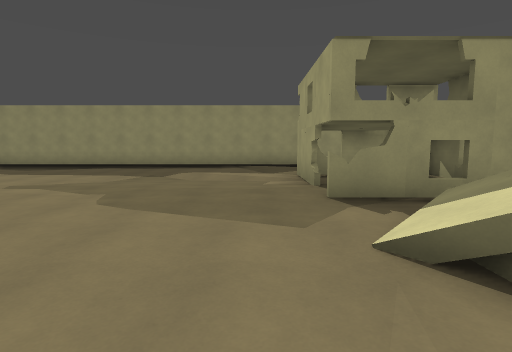
view 1 (above)

24 first-person views from a walk through a level from a Godot 3-D game. The camera is 1.5 m above the floor, tilts 6° down and sees 80° across. The floor is counted in squares, 2 m on a side. Each view is taken from the middle of a square. On the plan, view 1 faces up. The plan holds only what a view shows up to about 10 squares ahead; the rest is blank. The place goes on beyond the plan. Door leaves are left out where a doorway can be walked through.

view 2
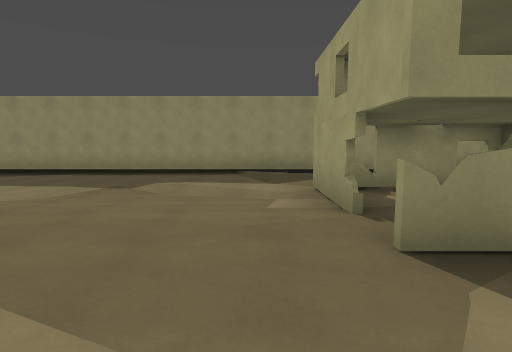

view 3
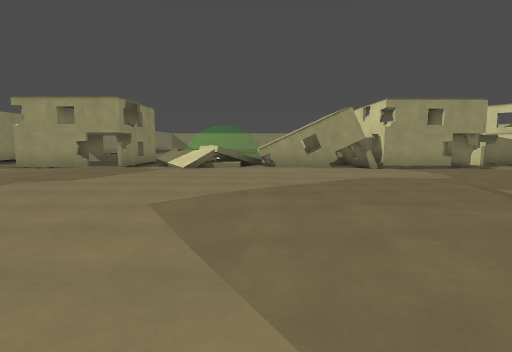

view 4
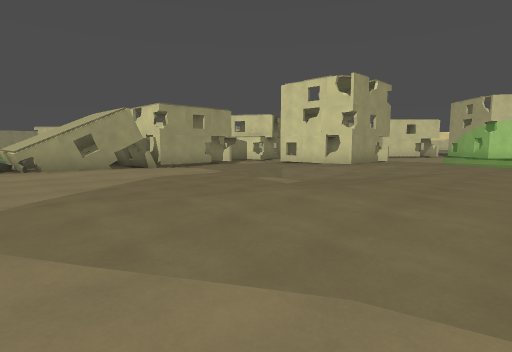

view 5
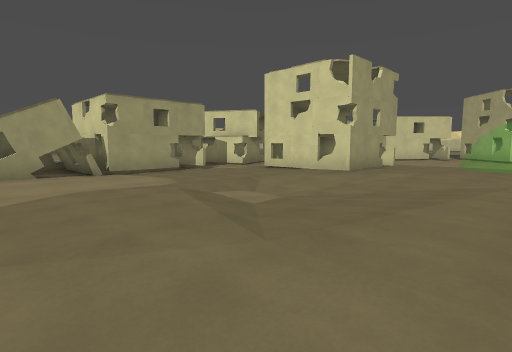

view 6
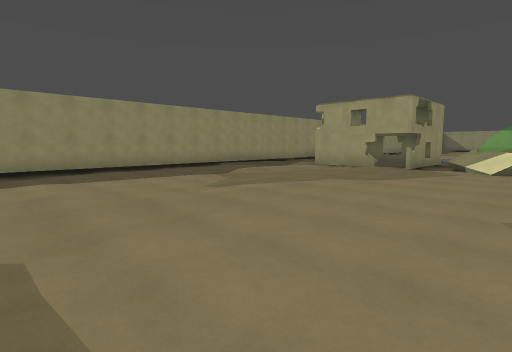

view 7
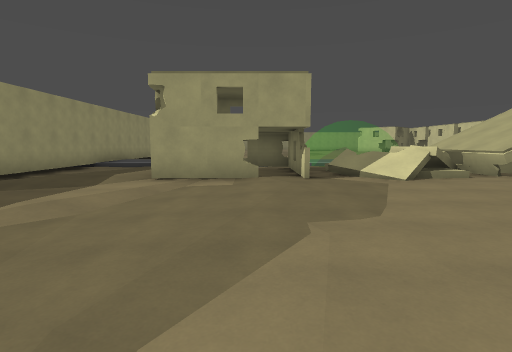

view 8
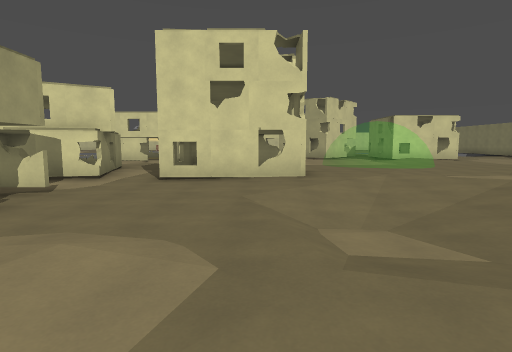

view 9
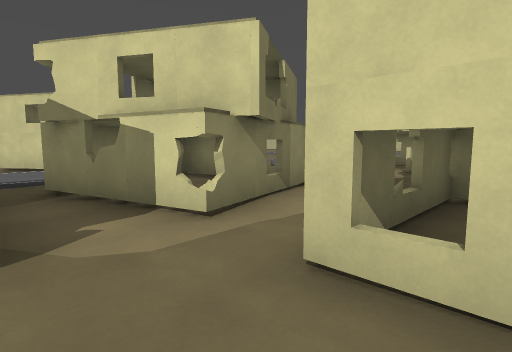

view 10
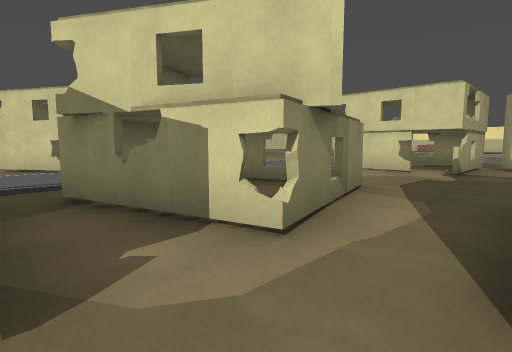

view 11
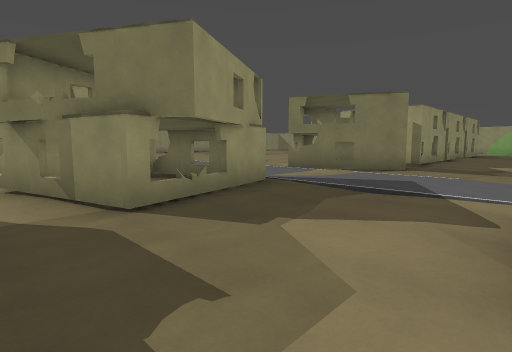

view 12
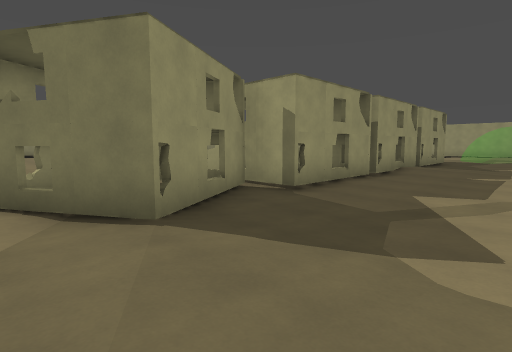

view 13
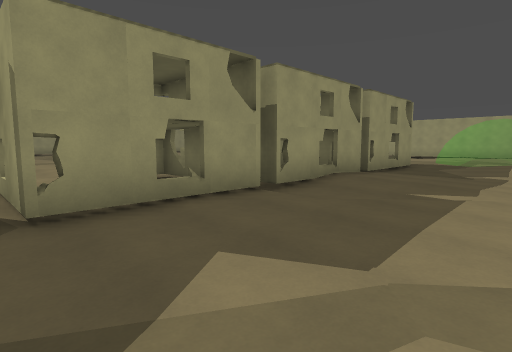

view 14
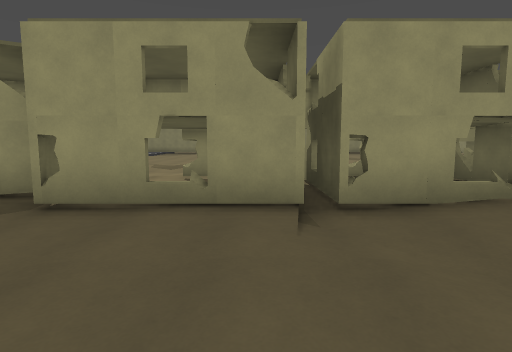

view 15
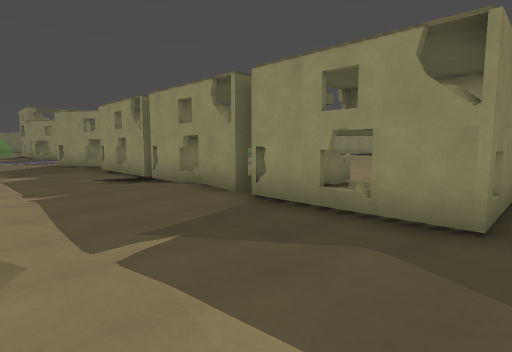

view 16
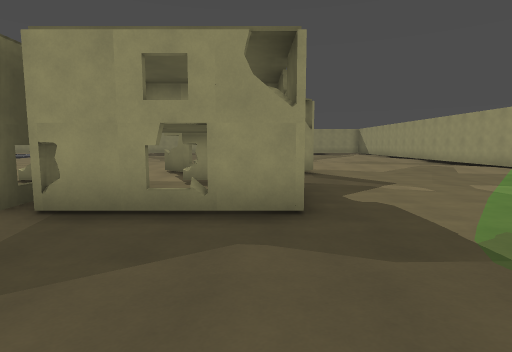

view 17
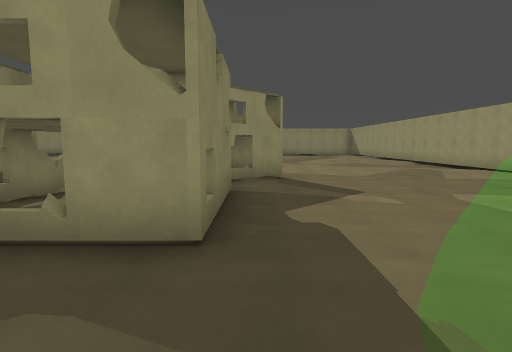

view 18
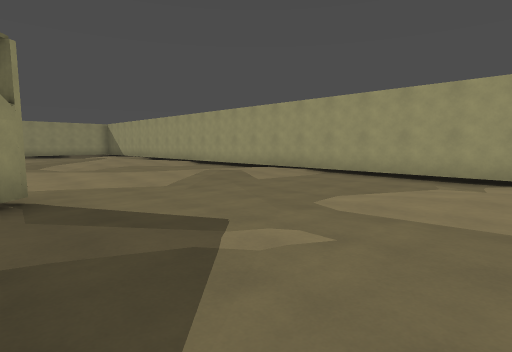

view 19
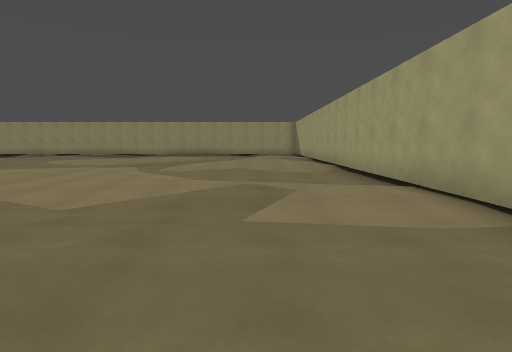

view 20
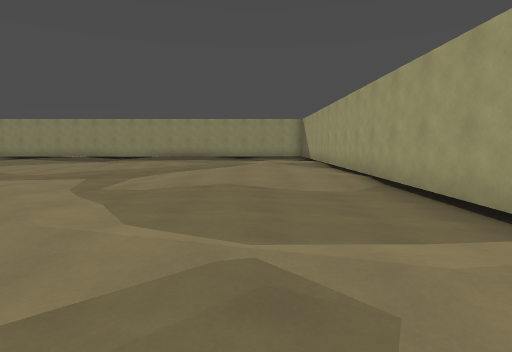

view 21
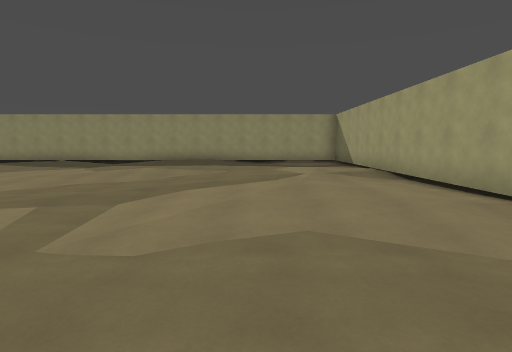

view 22
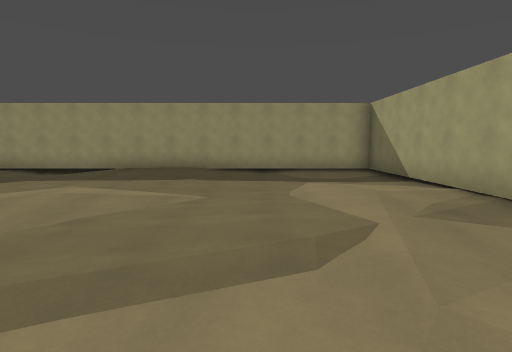

view 23
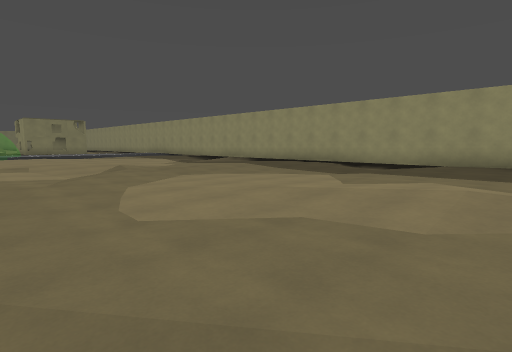

view 24
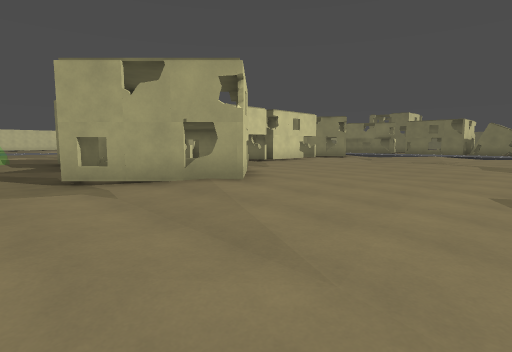

### Floor plan
Key: @ floor where view 1 was taken; # wall or solid block; x gap in a wall; . main floor; : floor 0.25 m higher than the main floor; - floor 0.25 m lower than the main floor; / step, stairs or slope; D open door; = window, fence, low wall or low ledge; ^ raised ledge.
Columns run from 8 left of view 1 to 31 right of it. Each row starts with its distance up from view 1.
 11  ##############            #############
 10  ------./....-              /-/..:/....#
  9  ....-../:...-             ............#
  8  ....-/../...             .............#
  7  ....--/.####            ..---.........#
  6 .........#..#           ...--..../../:.#
  5 .........D..#          ...---..../..:/.#
  4 ........:D###.        .-/.---......:://#
  3 ........../=//       ../-/..----.../:/.#
  2 ........./==         ..----..---...::/.#
  1 ..........=#                ....--/.::.#
  0 ........@.^^^               .....-...//#
 -1 ...::.....^^^        ................--#
 -2 .::::.....#^#        .................-#
 -3 :::/::...D###         ........:.......-#
 -4 :::///...####         .......##......//#
 -5  ::///...##           . ....D###.......#
 -6  ://///..DD           .  ..DD= #.......#
 -7  :/.//...DD          /.   ..####.......#
 -8   /::  #....#.::/ ## D##DD##D##.....-..#
 -9 ...::####.###.::DD###D..DD##D##.....--.#
-10 ....:## =.#..#::##=##.  #  ## #........#
-11 .....D###.#xx#:::#####x###x##x#......
-12    /.   ......::.##.......:......
-13         ......::.:....../.......
-14          ...:.:::..............:
-15          .D##   :.............//

Positions as (right, up) in squares from view 1, and headings:
1: (0, 0), facing up
2: (0, 2), facing up
3: (-8, 0), facing right
4: (-8, 1), facing down-right
5: (-7, -1), facing down-right
6: (-8, 1), facing up-right
7: (-5, 5), facing right
8: (-2, -2), facing down
9: (-1, -7), facing down-right
10: (0, -7), facing down-right
11: (1, -15), facing up-right
12: (8, -15), facing up-right
13: (12, -15), facing up-right
14: (15, -15), facing up
15: (23, -15), facing up-left
16: (22, -15), facing up
17: (23, -14), facing up
18: (23, -11), facing up-right
19: (28, -9), facing up
20: (28, -6), facing up
21: (27, -3), facing up
22: (27, 1), facing up
23: (25, 1), facing up-left
24: (25, 0), facing down-left
